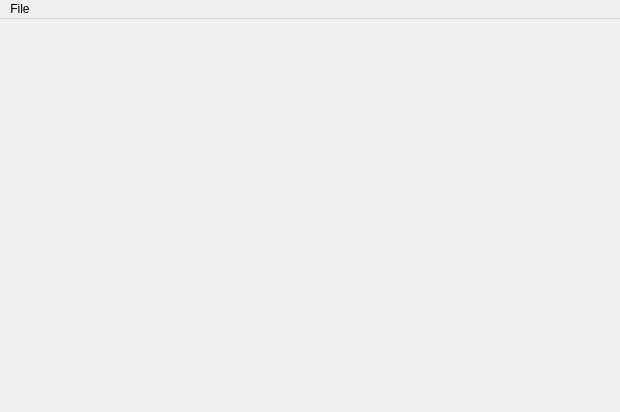
<?xml version="1.0" encoding="UTF-8"?>
<ui version="4.0">
 <class>wndMainWindow</class>
 <widget class="QMainWindow" name="wndMainWindow">
  <property name="windowModality">
   <enum>Qt::NonModal</enum>
  </property>
  <property name="enabled">
   <bool>true</bool>
  </property>
  <property name="geometry">
   <rect>
    <x>0</x>
    <y>0</y>
    <width>620</width>
    <height>412</height>
   </rect>
  </property>
  <property name="mouseTracking">
   <bool>false</bool>
  </property>
  <property name="windowTitle">
   <string>DialogCreator</string>
  </property>
  <property name="autoFillBackground">
   <bool>false</bool>
  </property>
  <property name="toolButtonStyle">
   <enum>Qt::ToolButtonIconOnly</enum>
  </property>
  <property name="documentMode">
   <bool>false</bool>
  </property>
  <property name="tabShape">
   <enum>QTabWidget::Rounded</enum>
  </property>
  <widget class="QWidget" name="centralwidget">
   <layout class="QVBoxLayout" name="verticalLayout_2">
    <item>
     <layout class="QGridLayout" name="gridLayout"/>
    </item>
   </layout>
  </widget>
  <widget class="QMenuBar" name="menuBar">
   <property name="geometry">
    <rect>
     <x>0</x>
     <y>0</y>
     <width>620</width>
     <height>21</height>
    </rect>
   </property>
   <widget class="QMenu" name="menuFile">
    <property name="title">
     <string>File</string>
    </property>
    <addaction name="actionExit"/>
   </widget>
   <addaction name="menuFile"/>
  </widget>
  <action name="actionLoad_Level">
   <property name="text">
    <string>Load Level</string>
   </property>
   <property name="shortcut">
    <string>Ctrl+O</string>
   </property>
  </action>
  <action name="actionSave_Level">
   <property name="text">
    <string>Save Level</string>
   </property>
   <property name="shortcut">
    <string>Ctrl+S</string>
   </property>
  </action>
  <action name="actionSave_Level_As">
   <property name="text">
    <string>Save Level As</string>
   </property>
  </action>
  <action name="actionExit">
   <property name="text">
    <string>Exit</string>
   </property>
  </action>
 </widget>
 <resources/>
 <connections>
  <connection>
   <sender>actionExit</sender>
   <signal>triggered()</signal>
   <receiver>wndMainWindow</receiver>
   <slot>closeEditor()</slot>
   <hints>
    <hint type="sourcelabel">
     <x>-1</x>
     <y>-1</y>
    </hint>
    <hint type="destinationlabel">
     <x>309</x>
     <y>205</y>
    </hint>
   </hints>
  </connection>
 </connections>
 <slots>
  <slot>closeEditor()</slot>
 </slots>
</ui>
